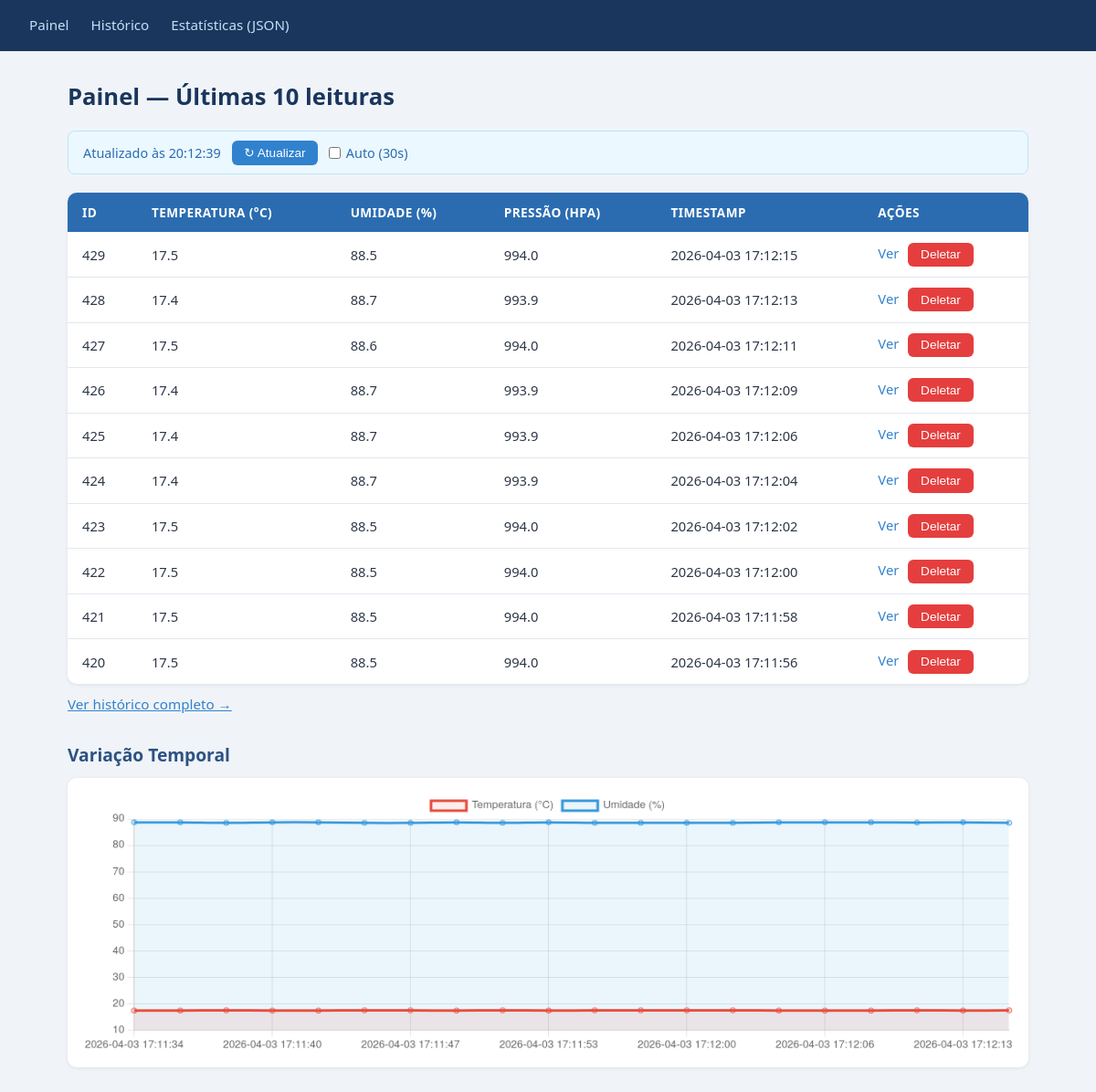
The page / on the database its author committed.
### tables this page shows
CREATE TABLE leituras (
    id INTEGER PRIMARY KEY AUTOINCREMENT,
    temperatura REAL NOT NULL,
    umidade REAL NOT NULL,
    pressao REAL,
    timestamp DATETIME DEFAULT (datetime('now','localtime'))
, distancia REAL);

### app.py (the view)
@app.route("/")
def index():
    leituras = listar_leituras(limite=10)
    if _quer_json():
        return jsonify(leituras)
    return render_template("index.html", leituras=leituras)

### app.py (called while the page is built)
def _quer_json():
    return (
        request.args.get("formato") == "json"
        or request.accept_mimetypes.best == "application/json"
    )

### database.py (called while the page is built)
def get_db_connection():
    conn = sqlite3.connect(DB_PATH, timeout=10)
    conn.execute("PRAGMA journal_mode=WAL")
    conn.execute("PRAGMA busy_timeout=5000")  # espera até 5s antes de lançar OperationalError
    conn.row_factory = sqlite3.Row
    return conn

def listar_leituras(limite=50):
    conn = get_db_connection()
    try:
        rows = conn.execute(
            "SELECT * FROM leituras ORDER BY timestamp DESC LIMIT ?",
            (limite,),
        ).fetchall()
        return [dict(row) for row in rows]
    finally:
        conn.close()

### templates/index.html (shortened to what this page needs)
{% extends "base.html" %}
{% block content %}
<h1>Painel — Últimas 10 leituras</h1>
<div id="status-bar">
  <span id="ultima-atualizacao">Atualizado agora</span>
  <button onclick="atualizarPagina()">&#8635; Atualizar</button>
  <label>
    <input type="checkbox" id="auto-refresh" onchange="toggleAutoRefresh(this)"> Auto (30s)
  </label>
</div>
{% if leituras %}
<table>
  <thead>
    <tr>
      <th>ID</th>
      <th>Temperatura (°C)</th>
      <th>Umidade (%)</th>
      <th>Pressão (hPa)</th>
      <th>Timestamp</th>
      <th>Ações</th>
    </tr>
  </thead>
  <tbody>
    {% for l in leituras %}
    <tr>
      <td>{{ l.id }}</td>
      <td>{{ l.temperatura }}</td>
      <td>{{ l.umidade }}</td>
      <td>{{ l.pressao if l.pressao is not none else '—' }}</td>
      <td>{{ l.timestamp }}</td>
      <td>
        <a href="/leituras/{{ l.id }}">Ver</a>
        <button data-id="{{ l.id }}" onclick="deletar(this.dataset.id)">Deletar</button>
      </td>
    </tr>
    {% endfor %}
  </tbody>
</table>
{% else %}
  <p>Nenhuma leitura registrada ainda.</p>
{% endif %}
<p><a href="/leituras">Ver histórico completo →</a></p>
<h2>Variação Temporal</h2>
<canvas id="grafico" height="100"></canvas>
<script>
let autoRefreshTimer = null;
let grafico = null;
// ---------- gráfico ----------
async function carregarGrafico() {
  const resp = await fetch('/leituras?formato=json&limite=20');
  if (!resp.ok) return;
  const json = await resp.json();
  const leituras = json.leituras ?? json; // suporta lista direta ou objeto paginado
  const labels    = leituras.map(l => l.timestamp).reverse();
  const temps     = leituras.map(l => l.temperatura).reverse();
  const umidades  = leituras.map(l => l.umidade).reverse();
  const dados = {
    labels,
    datasets: [
      {
        label: 'Temperatura (°C)',
        data: temps,
        borderColor: '#e74c3c',
        backgroundColor: 'rgba(231,76,60,0.1)',
        tension: 0.3,
        fill: true,
      },
      {
        label: 'Umidade (%)',
        data: umidades,
        borderColor: '#3498db',
        backgroundColor: 'rgba(52,152,219,0.1)',
        tension: 0.3,
        fill: true,
      },
    ],
  };
  if (grafico) {
    grafico.data = dados;
    grafico.update();
  } else {
    grafico = new Chart(document.getElementById('grafico'), {
      type: 'line',
      data: dados,
      options: {
        responsive: true,
        plugins: { legend: { position: 'top' } },
        scales: { x: { ticks: { maxTicksLimit: 8 } } },
      },
    });
  }
}
// ---------- auto-refresh ----------
function atualizarPagina() {
  document.getElementById('ultima-atualizacao').textContent = 'Atualizando...';
  location.reload();
}
function toggleAutoRefresh(checkbox) {
  if (checkbox.checked) {
    autoRefreshTimer = setInterval(atualizarPagina, 30000);
  } else {
    clearInterval(autoRefreshTimer);
    autoRefreshTimer = null;
  }
}
// ---------- deletar ----------
async function deletar(id) {
  if (!confirm(`Deletar leitura #${id}?`)) return;
  const resp = await fetch(`/leituras/${id}`, { method: 'DELETE' });
  if (resp.ok) location.reload();
  else alert('Erro ao deletar.');
}
// ---------- init ----------
const agora = new Date().toLocaleTimeString('pt-BR');
document.getElementById('ultima-atualizacao').textContent = `Atualizado às ${agora}`;
carregarGrafico();
</script>
{% endblock %}

### templates/base.html (shortened to what this page needs)
<!DOCTYPE html>
<html lang="pt-BR">
<head>
  <link rel="stylesheet" href="{{ url_for('static', filename='css/style.css') }}">
</head>
<body>
  <nav>
    <a href="/">Painel</a>
    <a href="/leituras">Histórico</a>
    <a href="/api/estatisticas?formato=json">Estatísticas (JSON)</a>
  </nav>
  <main>
    {% block content %}{% endblock %}
  </main>
</body>
</html>

### static/css/style.css (style rules this page uses)
*, *::before, *::after { box-sizing: border-box; margin: 0; padding: 0; }
body { font-family: 'Segoe UI', system-ui, sans-serif; background: #f0f4f8; color: #2d3748; min-height: 100vh; }
nav { background: #1a365d; padding: 0 2rem; display: flex; align-items: center; gap: 1.5rem; height: 56px; }
nav a { color: #bee3f8; text-decoration: none; font-size: 0.95rem; font-weight: 500; padding: 0.25rem 0; border-bottom: 2px solid transparent; transition: color 0.2s, border-color 0.2s; }
main { max-width: 1100px; margin: 2rem auto; padding: 0 1.5rem; }
h1 { font-size: 1.6rem; font-weight: 700; color: #1a365d; margin-bottom: 1.25rem; }
h2 { font-size: 1.2rem; font-weight: 600; color: #2c5282; margin: 2rem 0 0.75rem; }
#status-bar { display: flex; align-items: center; gap: 0.75rem; background: #ebf8ff; border: 1px solid #bee3f8; border-radius: 8px; padding: 0.6rem 1rem; margin-bottom: 1.25rem; font-size: 0.9rem; color: #2b6cb0; }
#status-bar label { display: flex; align-items: center; gap: 0.35rem; cursor: pointer; }
button { background: #3182ce; color: #fff; border: none; border-radius: 6px; padding: 0.35rem 0.85rem; font-size: 0.85rem; cursor: pointer; transition: background 0.2s; }
button[onclick*="deletar"] { background: #e53e3e; }
table { width: 100%; border-collapse: collapse; background: #fff; border-radius: 10px; overflow: hidden; box-shadow: 0 1px 4px rgba(0,0,0,0.08); font-size: 0.92rem; }
thead { background: #2b6cb0; color: #fff; }
thead th { padding: 0.75rem 1rem; text-align: left; font-weight: 600; font-size: 0.85rem; text-transform: uppercase; letter-spacing: 0.03em; }
tbody tr { border-bottom: 1px solid #e2e8f0; transition: background 0.15s; }
tbody tr:last-child { border-bottom: none; }
tbody td { padding: 0.7rem 1rem; vertical-align: middle; }
tbody td a { color: #3182ce; text-decoration: none; font-weight: 500; margin-right: 0.4rem; }
#grafico { background: #fff; border-radius: 10px; padding: 1rem; box-shadow: 0 1px 4px rgba(0,0,0,0.08); }
p { margin: 0.75rem 0; font-size: 0.95rem; color: #4a5568; }
p a { color: #3182ce; font-weight: 500; }

### rows shown on the page
leituras: id "429", temperatura "17.5", umidade "88.5", pressao "994.0", timestamp "2026-04-03 17:12:15"
leituras: id "428", temperatura "17.4", umidade "88.7", pressao "993.9", timestamp "2026-04-03 17:12:13"
leituras: id "427", temperatura "17.5", umidade "88.6", pressao "994.0", timestamp "2026-04-03 17:12:11"
leituras: id "426", temperatura "17.4", umidade "88.7", pressao "993.9", timestamp "2026-04-03 17:12:09"
leituras: id "425", temperatura "17.4", umidade "88.7", pressao "993.9", timestamp "2026-04-03 17:12:06"
leituras: id "424", temperatura "17.4", umidade "88.7", pressao "993.9", timestamp "2026-04-03 17:12:04"
leituras: id "423", temperatura "17.5", umidade "88.5", pressao "994.0", timestamp "2026-04-03 17:12:02"
leituras: id "422", temperatura "17.5", umidade "88.5", pressao "994.0", timestamp "2026-04-03 17:12:00"
leituras: id "421", temperatura "17.5", umidade "88.5", pressao "994.0", timestamp "2026-04-03 17:11:58"
leituras: id "420", temperatura "17.5", umidade "88.5", pressao "994.0", timestamp "2026-04-03 17:11:56"
